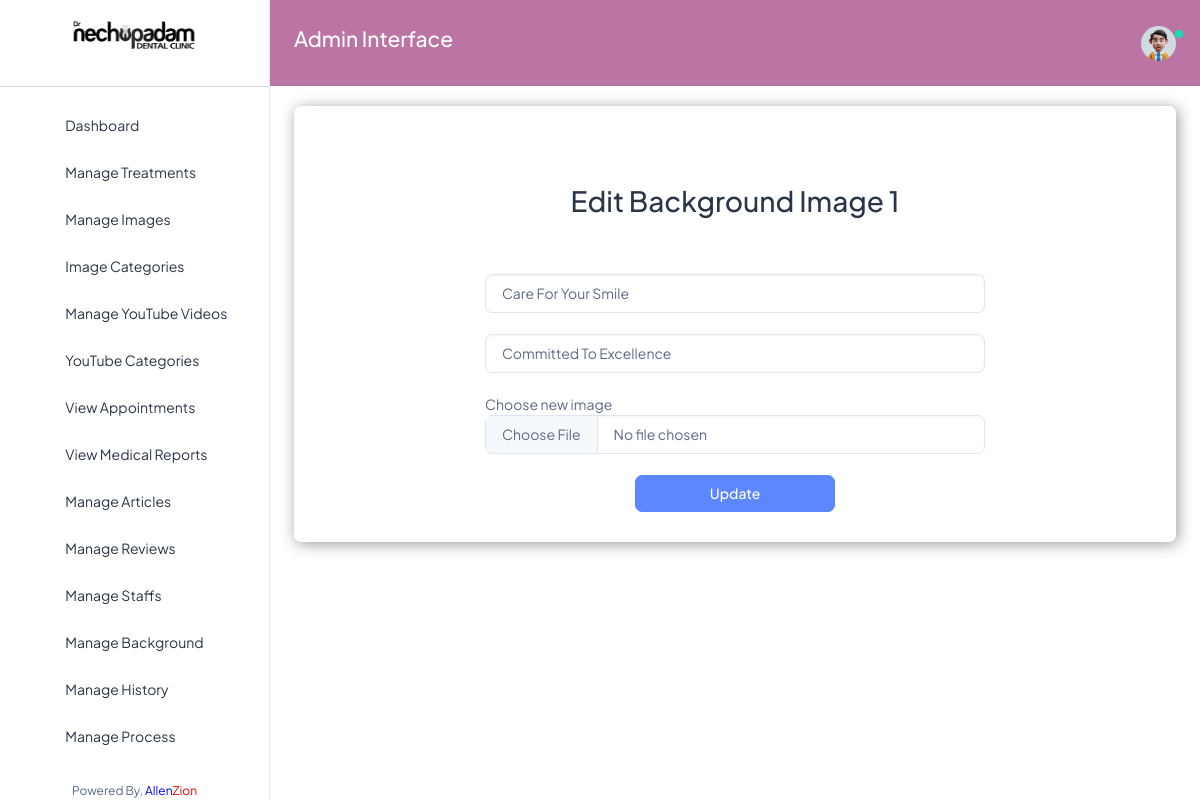
The app's page /edit_bg/1/ (signed in) with its own data.
### nechuwebapp/models.py (models this page shows, shortened)
class Background_image(models.Model):
    image = models.ImageField(upload_to='mybg/')
    title1 = models.CharField(max_length=200)
    title2 = models.CharField(max_length=200)

### nechuwebapp/views.py (the view)
# urls.py: path('edit_bg/<int:pk>/', views.edit_bg, name='edit_bg'),
def edit_bg(request, pk):
    get_bg = get_object_or_404(Background_image, pk=pk)
    if request.method == "POST":
        new_title1 = request.POST['title1']
        new_title2 = request.POST['title2']
        new_image = request.FILES.get('image')
        if new_image:
            get_bg.image = new_image
        get_bg.title1 = new_title1
        get_bg.title2 = new_title2
        get_bg.save()
        return redirect('bg')
    else:
        context = {
            'get_bg': get_bg,
        }
        return render(request, 'nechuadmin/edit_bg.html', context)

### nechuwebapp/templates/nechuadmin/edit_bg.html (shortened to what this page needs)
{% extends 'nechuadmin/base.html' %}
{% load static %}
{% block content %}
<div class="container">
    <h2 style="text-align: center;" class="pt-5 pb-5">Edit Background Image 1</h2>
</div>
<form action="{% url 'edit_bg' get_bg.pk %}" method="POST" enctype="multipart/form-data" style="width: 500px; margin: auto;">
    <div class="form-group">
        <input type="text" class="form-control" name="title1" value="{{ get_bg.title1 }}" placeholder="Title">
    </div>
    <br>
    <div class="form-group">
        <input type="text" class="form-control" name="title2" value="{{ get_bg.title2 }}" placeholder="Title">
    </div>
    <br>
    <div class="form-group">
        Choose new image
        <input type="file" class="form-control" id="treatmentImage" name="image">
    </div>
    <br>
    <div class="form-group text-center">
        <button type="submit" class="btn btn-primary" style="width: 200px;"> Update</button>
    </div>
</form>
{% endblock %}

### records on screen
Background_image: title1 "Care For Your Smile", title2 "Committed To Excellence"
